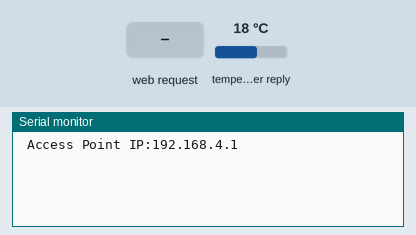
The sketch below on a simulated ESP8266 (NodeMCU). Parts: the last lines printed to the serial monitor. The inputs (shaded band) are chosen by the test bench; at power-on: temperature in the weather reply 18 °C. WiFi joins after 1.5 s; servers stay silent unless stated; web services answer with replies made up by the test bench.

Above: at 3.9 s.
4.0 s: HTTP request GET / received
At 5.2 s:
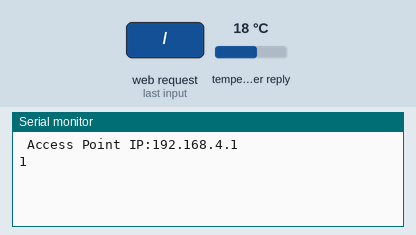
5.5 s: HTTP request GET /weather received
At 6.6 s:
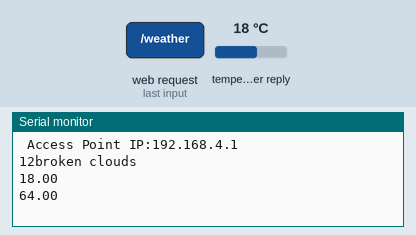
7.0 s: HTTP request GET /alarm-on received
At 7.7 s:
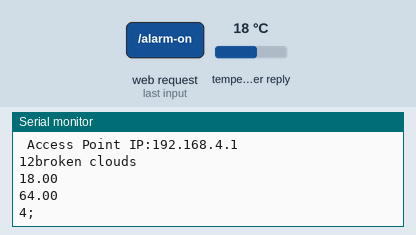

The sketch:

esp8266.ino
```cpp
#include <ESP8266WiFi.h>
#include <ESP8266WebServer.h>
#include <ArduinoJson.h>
#include <WiFiClient.h>
#include <SoftwareSerial.h>
const char* ssid = "Hoang Vu";
const char* password = "22092004";

//access point
const char* username = "DigitalClock";
const char* pass = "iot102project";

ESP8266WebServer server(80);

const char* host = "api.openweathermap.org";
const int port = 80;
const char* url = "/data/2.5/weather?lat=10.75&lon=106.6667&appid=bf9ed7659ed7aab5fd93f0c0f8db3bd7&units=metric";


boolean alarm_status = false;
String desc;
float heat, humid;
String weather;

void readWeather() {
  WiFiClient client;
        if (!client.connect(host, port)) {
            Serial.println("Connection failed.");
            return;
        }

        // Make a HTTP request
        client.print(String("GET ") + url + " HTTP/1.1\r\n" +
                     "Host: " + host + "\r\n" +
                     "Connection: close\r\n\r\n");

        // Wait for response headers
        while (!client.available()) {
            delay(100);
        }

        // Read response headers
        while (client.available()) {
            String line = client.readStringUntil('\r');
            if (line == "\n") {
                break; // End of headers
            }
        }

        // Read response body in chunks
        const size_t bufferSize = 2048;
        DynamicJsonDocument doc(bufferSize);
        DeserializationError error;
        size_t bytesRead = 0;

        while (client.available()) {
            // Read in chunks
            char buffer[bufferSize];
            size_t size = client.readBytes(buffer, bufferSize);
            bytesRead += size;

            // Parse JSON
            error = deserializeJson(doc, buffer, size);
            if (error) {
                Serial.println("Failed to parse JSON.");
                return;
            }
        }

        // Extract data from JSON
        desc = (String) doc["weather"][0]["description"];
        heat = (float) doc["main"]["temp"];
        humid =  (float) doc["main"]["humidity"];

  client.stop();
}
void setup() {
  Serial.begin(9600);
  WiFi.begin(ssid, password);
  while (WiFi.status() != WL_CONNECTED) {
    delay(500);
  }

  readWeather();
  WiFi.softAP(username,pass);
  IPAddress myIP = WiFi.softAPIP();
  Serial.print(" Access Point IP:");
  Serial.println(myIP);
  server.on("/", establish);
  server.on("/datetime", show_datetime);
  server.on("/weather", show_weather);
  server.on("/temperature", show_temp);
  server.on("/alarm", set_alarm);
  server.on("/alarm-off", stop_alarm);
  server.on("/alarm-on", start_alarm);
  server.onNotFound(show_notfound);
  server.begin();
  Serial.flush();
}

String webpage(int op) {
  String ptr = "<!DOCTYPE html> <html>\n";
  ptr += "<head><meta name=\"viewport\" content=\"width=device-width, initial-scale=1.0, user-scalable=no\">\n";
  ptr += "<title>IOT Project</title>\n";
  ptr += "<style>html { font-family: Helvetica; display: inline-block; margin: 0px auto; text-align: center;}\n";
  ptr += "body{margin-top: 50px;} h1 {color: #444444;margin: 50px auto 30px;} h3 {color: #444444;margin-bottom: 50px;}\n";
  ptr += " button {display: block;width: auto;background-color: #1abc9c;border: none;color: white;padding: 13px 30px;text-decoration: none;font-size: 25px;margin: 0px auto 35px;cursor: pointer;border-radius: 4px;}\n";
  ptr += ".button-on {background-color: #3498db;}\n";
  ptr += ".button-on:active {background-color: #3499db;}\n";
  ptr += ".button-off {background-color: #34495e;}\n";
  ptr += ".button-off:active {background-color: #2c3e50;}\n";
  ptr += "p {font-size: 14px;color: #888;margin-bottom: 10px;}\n";
  ptr += "</style>\n";
  ptr += "</head>\n";
  ptr += "<body>\n";
  ptr += "<h1>IOT DIGITAL CLOCK</h1>\n";
 if(op == 1)
    ptr += "<button class=\"button-on\"><a href=\"/datetime\">Datetime</a></button>\n";
else
    ptr += "<button><a href=\"/datetime\">Datetime</a></button>\n";
ptr += "<br>";
if(op == 2)
    ptr += "<button class=\"button-on\"><a href=\"/weather\">Weather</a></button>\n";
else
    ptr += "<button><a href=\"/weather\">Weather</a></button>\n";
ptr += "<br>";
if(op == 3)
    ptr += "<button class=\"button-on\"><a href=\"/temperature\">Temperature</a></button>\n";
else
    ptr += "<button><a href=\"/temperature\">Temperature</a></button>\n";
ptr += "<br>";
if(alarm_status == false)
    ptr += "<button><a href=\"/alarm\">Alarm</a></button>\n";
else
  ptr += "<button class=\"button-off\"><a href=\"/alarm-off\">Stop Alarm</a></button>\n";


  ptr += "</body>\n";
  ptr += "</html>\n";
  return ptr;
}

void establish() {
  Serial.write('1');
  server.send(200, "text/html", webpage(1));
}

void show_datetime() {
  Serial.write('1');
  server.send(200, "text/html", webpage(1));
}

void show_weather() {
  Serial.write('2');
  Serial.println(desc);
  Serial.println(heat);
  Serial.println(humid);
  server.send(200, "text/html", webpage(2));
}

void show_temp() {
  Serial.write('3');
  server.send(200, "text/html", webpage(3));
}

void set_alarm() {
  String form = "<html><head><title>Date and Time Form</title></head><body>";
    form += "<h2>Date and Time Form</h2>";
    form += "<form action=\"/alarm-on\" method=\"post\">";
    form += "Date: <input type=\"date\" name=\"date\"><br><br>";
    form += "Time: <input type=\"time\" name=\"time\"><br><br>";
    form += "<input type=\"submit\" value=\"Submit\">";
    form += "</form></body></html>";
    server.send(200, "text/html", form);
}

void start_alarm() {
  String ddate = server.arg("date");
  String ttime = server.arg("time");
  Serial.write('4');

  Serial.println(ddate+";"+ttime);
  String content = "<html><head><title>Set Date and Time</title></head><body>";
  content += "<h2>Date and Time Set Successfully</h2>";
  content += "<p>Date: " + ddate + "</p>";
  content += "<p>Time: " + ttime + "</p>";
  content += "<form action=\"/\" method=\"get\">";
  content += "<input type=\"submit\" value=\"Return to Home Page\">";
  content += "</form>";
  content += "</body></html>";
  alarm_status = true;
  server.send(200, "text/html", content);
}

void stop_alarm() {
  Serial.write('5');
  alarm_status = false;
  server.send(200, "text/html", webpage(1));
}
void show_notfound() {
  server.send(404, "text/plain", "Not Found");
}

void loop() {
  server.handleClient();
}
```

Measured:
- after the input at 4.0 s, the serial monitor: prints a new line at once (image 1)
- after the input at 5.5 s, the serial monitor: prints a new line at once (image 2)
- after the input at 7.0 s, the serial monitor: prints a new line at once (image 3)
